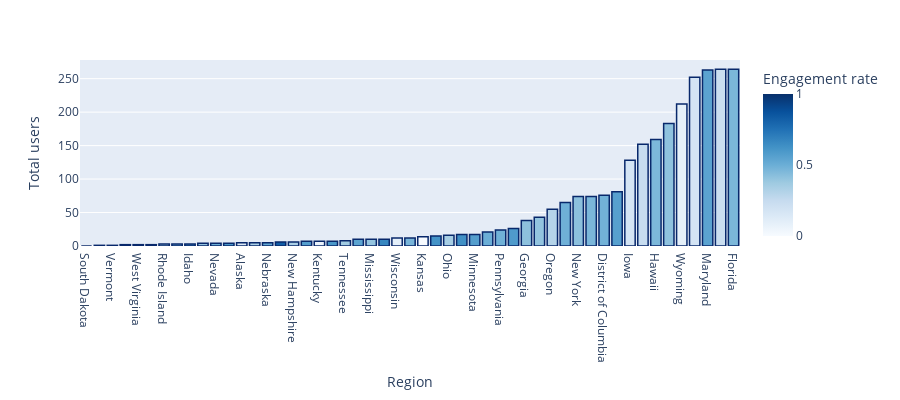

Here is the notebook cell this chart was saved with:
### Markdown cell above
2. Sort values in ascending order by number of users and build bar chart of US states by total number of users

### Code cell
# Sort values in ascending order by number of users
df.sort_values(by='Total users', inplace=True)

df.sort_values(by= 'Total users', inplace=True)
df = df[df.Region != '(not set)']
#myMaxValue = float(df['Engagement rate'].max())
#print(str(myMaxValue))
# Build bar chart
fig = px.bar(df, x='Region', y='Total users',
             hover_data=['Region','Engagement rate','Engaged sessions','Total users','Views','Average session duration'], color='Engagement rate', color_continuous_scale=px.colors.sequential.Blues,
             height=400).update_xaxes(categoryorder="total ascending")

#fig.update_layout({'plot_bgcolor': 'rgba(0,0,0,0)','paper_bgcolor': 'rgba(0,0,0,0)',
#})
#fig.update_layout(font_color="white")

fig.update_traces(marker_line_color='rgb(8,40,107)',
                  marker_line_width=1.5)
fig.show()

### Figure 1 — Plotly figure (JSON) as saved in the notebook; plotly's stock layout.template omitted (floating-point values rounded to 4 significant figures; data arrays with more than 128 entries replaced by an {"elided": "..."} marker saying what was removed)
{"data": [{"alignmentgroup": "True", "customdata": {"elided": "51x4 float values"}, "hovertemplate": "Region=%{x}<br>Total users=%{y}<br>Engagement rate=%{marker.color}<br>Engaged sessions=%{customdata[1]}<br>Views=%{customdata[2]}<br>Average session duration=%{customdata[3]}<extra></extra>", "legendgroup": "", "marker": {"color": [0, 0, 1, 1, 0, 1, 0.4, 0.5, 0.6667, 0.4, 0.5, 0.6, 0.1429, 0.3333, 0.5263, 0.8333, 0.3333, 0.5714, 0.0625, 0.6, 0.3636, 0.5455, 0.4, 0.6667, 0.09524, 0.4667, 0, 0.619, 0.3478, 0.6316, 0.5714, 0.5, 0.4878, 0.5862, 0.4167, 0.403, 0.3034, 0.49, 0.42, 0.4602, 0.4839, 0.5619, 0.1797, 0.2422, 0.4571, 0.4113, 0.0892, 0.1789, 0.5484, 0.2273, 0.4617], "coloraxis": "coloraxis", "line": {"color": "rgb(8,40,107)", "width": 1.5}, "pattern": {"shape": ""}}, "name": "", "offsetgroup": "", "orientation": "v", "showlegend": false, "textposition": "auto", "type": "bar", "x": ["South Dakota", "North Dakota", "Vermont", "Utah", "West Virginia", "Arkansas", "Rhode Island", "Montana", "Idaho", "New Mexico", "Nevada", "Delaware", "Alaska", "Oklahoma", "Nebraska", "Maine", "New Hampshire", "Connecticut", "Kentucky", "Alabama", "Tennessee", "Indiana", "Mississippi", "Missouri", "Wisconsin", "Arizona", "Kansas", "Michigan", "Ohio", "Louisiana", "Minnesota", "New Jersey", "Pennsylvania", "Illinois", "Georgia", "Colorado", "Oregon", "North Carolina", "New York", "South Carolina", "District of Columbia", "Massachusetts", "Iowa", "Texas", "Hawaii", "California", "Wyoming", "Washington", "Maryland", "Virginia", "Florida"], "xaxis": "x", "y": [0, 1, 1, 2, 2, 2, 3, 3, 3, 4, 4, 4, 5, 5, 5, 6, 6, 7, 7, 7, 8, 10, 10, 10, 12, 12, 14, 15, 16, 17, 17, 21, 24, 26, 38, 43, 55, 65, 74, 74, 76, 81, 128, 152, 159, 183, 212, 252, 263, 264, 264], "yaxis": "y"}], "layout": {"barmode": "relative", "coloraxis": {"colorbar": {"title": {"text": "Engagement rate"}}, "colorscale": [[0, "rgb(247,251,255)"], [0.125, "rgb(222,235,247)"], [0.25, "rgb(198,219,239)"], [0.375, "rgb(158,202,225)"], [0.5, "rgb(107,174,214)"], [0.625, "rgb(66,146,198)"], [0.75, "rgb(33,113,181)"], [0.875, "rgb(8,81,156)"], [1, "rgb(8,48,107)"]]}, "height": 400, "legend": {"tracegroupgap": 0}, "margin": {"t": 60}, "xaxis": {"anchor": "y", "categoryorder": "total ascending", "domain": [0, 1], "title": {"text": "Region"}}, "yaxis": {"anchor": "x", "domain": [0, 1], "title": {"text": "Total users"}}}}
